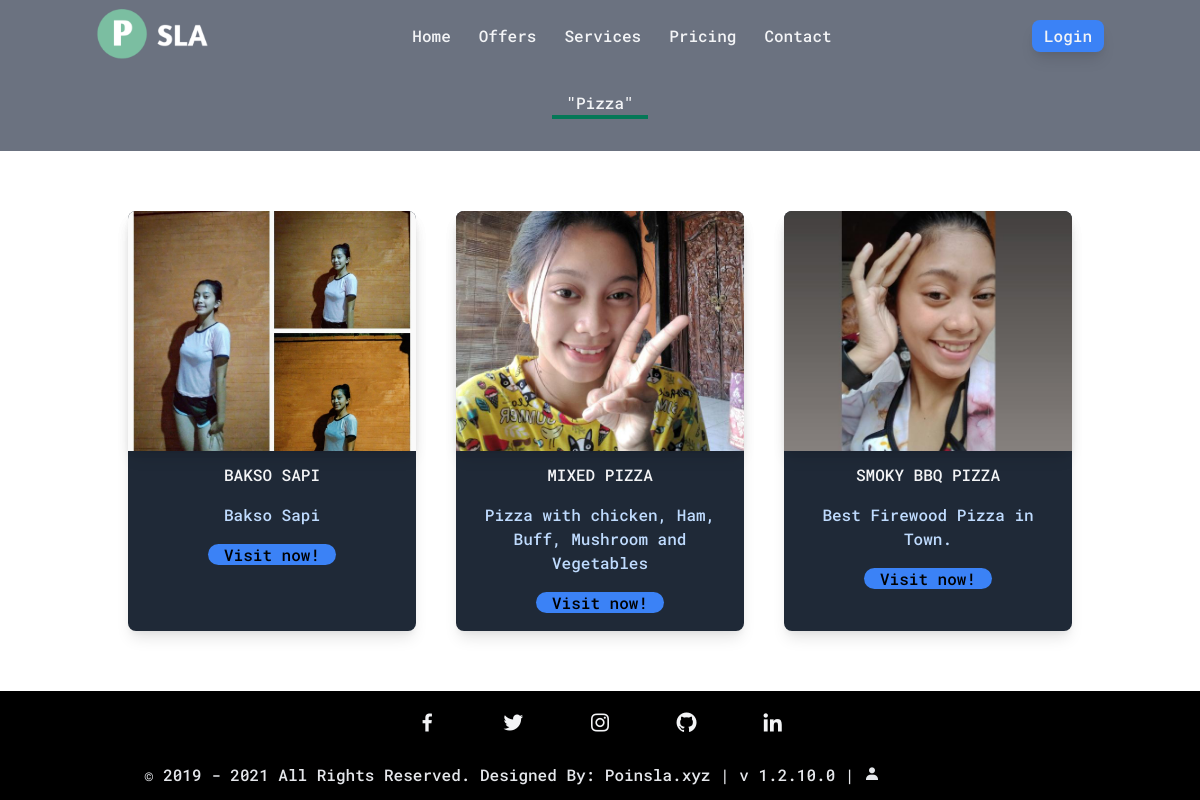
Screenshot of /category-projects.php?category_id=4 with the database file from the repository.
### tables this page shows
CREATE TABLE `tbl_category` (
  `id` int(10) UNSIGNED NOT NULL,
  `title` varchar(100) NOT NULL,
  `image_name` varchar(255) NOT NULL,
  `featured` varchar(10) NOT NULL,
  `active` varchar(10) NOT NULL
);

CREATE TABLE `tbl_food` (
  `id` int(10) UNSIGNED NOT NULL,
  `title` varchar(100) NOT NULL,
  `description` text NOT NULL,
  `price` varchar(255) NOT NULL,
  `image_name` varchar(255) NOT NULL,
  `category_id` int(10) UNSIGNED NOT NULL,
  `featured` varchar(10) NOT NULL,
  `active` varchar(10) NOT NULL
);

### category-projects.php (the view, shortened to what this page needs)
<?php include_once('partials-front/menu.php'); ?>
<?php include_once('partials-front/nav.php'); ?>
<?php
if (isset($_GET['category_id'])) {
    $category_id = $_GET['category_id'];
    $sql = "SELECT title FROM tbl_category WHERE id=$category_id";
    $res = mysqli_query($conn, $sql);
    $row = mysqli_fetch_assoc($res);
    $category_title = $row['title'];
} else {
    header('location:' . SITEURL);
}
?>
<section class="text-center bg-gray-500 py-5">
    <div class="mx-auto">
        <h2>
            <p class="text-gray-100">"<?= $category_title; ?>"</p>
        </h2>
        <div class="flex justify-center">
            <div class="h-1 w-24 mb-3 bg-green-700"></div>
        </div>
    </div>
</section>
<section class="flex justify-center py-10">
    <?php
    $sql2 = "SELECT * FROM tbl_food WHERE category_id=$category_id ORDER BY id DESC";
    $res2 = mysqli_query($conn, $sql2);
    $count2 = mysqli_num_rows($res2);
    if ($count2 > 0) {
        while ($row2 = mysqli_fetch_assoc($res2)) {
            $title = $row2['title'];
            $price = $row2['price'];
            $description = $row2['description'];
            $image_name = $row2['image_name'];
    ?>
            <div class="w-72 m-5 shadow-lg bg-gray-800 rounded-lg">
                <?php
                if ($image_name == "") {
                ?>
                    <a target="blank" href="assets/images/dafault/dafault.jpeg">
                        <div style="background-position: center; background-repeat: no-repeat; background-size: cover; background-image: url('assets/images/dafault/dafault.jpeg');" class="h-60 rounded-lg shadow-lg">
                        </div>
                    </a>
                <?php
                } else {
                ?>
                    <a target="blank" href="<?= SITEURL; ?>images/food/<?= $image_name; ?>">
                        <div style="background-position: center; background-repeat: no-repeat; background-size: cover; background-image: url('<?= SITEURL; ?>images/food/<?= $image_name; ?>');" class="h-60 rounded-t-lg shadow-lg">
                        </div>
                    </a>
                <?php
                }
                ?>
                <div class="px-4 pb-4 text-center">
                    <h5 class="mt-3 uppercase text-gray-100"><?= $title; ?></h5>
                    <p class="text-blue-200 py-4">
                        <?= $description; ?>
                    </p>
                    <a href="<?= $price; ?>" class="bg-blue-500 rounded-full px-4 mt-4">Visit now!</a>
                </div>
            </div>
        <?php
        }
    } else {
        ?>
        <div class='alert alert-danger'>Food not available.</div>
    <?php
    }
    ?>
</section>
<?php include('partials-front/footer.php'); ?>

### assets/css/styles.css (style rules this page uses)
*, *::before, *::after { box-sizing: border-box; }
:root { -moz-tab-size: 4; -o-tab-size: 4; tab-size: 4; }
html { line-height: 1.15; -webkit-text-size-adjust: 100%; }
body { margin: 0; }
body { font-family: system-ui, -apple-system, 'Segoe UI', Roboto, Helvetica, Arial, sans-serif, 'Apple Color Emoji', 'Segoe UI Emoji'; }
blockquote, dl, dd, h1, h2, h3, h4, h5, h6, hr, figure, p, pre { margin: 0; }
html { font-family: ui-sans-serif, system-ui, -apple-system, BlinkMacSystemFont, "Segoe UI", Roboto, "Helvetica Neue", Arial, "Noto Sans", sans-serif, "Apple Color Emoji", "Segoe UI Emoji", "Segoe UI Symbol", "Noto Color Emoji"; line-height: 1.5; }
body { font-family: inherit; line-height: inherit; }
h1, h2, h3, h4, h5, h6 { font-size: inherit; font-weight: inherit; }
a { color: inherit; text-decoration: inherit; }
* { --tw-shadow: 0 0 #0000; --tw-ring-inset: var(--tw-empty, ); --tw-ring-offset-width: 0px; --tw-ring-offset-color: #fff; --tw-ring-color: rgba(59, 130, 246, 0.5); --tw-ring-offset-shadow: 0 0 #0000; --tw-ring-shadow: 0 0 #0000; }
.m-5 { margin: 1.25rem; }
.mx-auto { margin-left: auto; margin-right: auto; }
.mb-3 { margin-bottom: 0.75rem; }
.mt-3 { margin-top: 0.75rem; }
.mt-4 { margin-top: 1rem; }
.flex { display: flex; }
.h-1 { height: 0.25rem; }
.h-60 { height: 15rem; }
.w-24 { width: 6rem; }
.w-72 { width: 18rem; }
.justify-center { justify-content: center; }
.rounded-lg { border-radius: 0.5rem; }
.rounded-full { border-radius: 9999px; }
.rounded-t-lg { border-top-left-radius: 0.5rem; border-top-right-radius: 0.5rem; }
.bg-green-700 { --tw-bg-opacity: 1; background-color: rgba(4, 120, 87, var(--tw-bg-opacity)); }
.bg-blue-500 { --tw-bg-opacity: 1; background-color: rgba(59, 130, 246, var(--tw-bg-opacity)); }
.bg-gray-500 { --tw-bg-opacity: 1; background-color: rgba(107, 114, 128, var(--tw-bg-opacity)); }
.bg-gray-800 { --tw-bg-opacity: 1; background-color: rgba(31, 41, 55, var(--tw-bg-opacity)); }
.py-5 { padding-top: 1.25rem; padding-bottom: 1.25rem; }
.px-4 { padding-left: 1rem; padding-right: 1rem; }
.py-10 { padding-top: 2.5rem; padding-bottom: 2.5rem; }
.py-4 { padding-top: 1rem; padding-bottom: 1rem; }
.pb-4 { padding-bottom: 1rem; }
.text-center { text-align: center; }
.uppercase { text-transform: uppercase; }
.text-gray-100 { --tw-text-opacity: 1; color: rgba(243, 244, 246, var(--tw-text-opacity)); }
.text-blue-200 { --tw-text-opacity: 1; color: rgba(191, 219, 254, var(--tw-text-opacity)); }
.shadow-lg { --tw-shadow: 0 10px 15px -3px rgba(0, 0, 0, 0.1), 0 4px 6px -2px rgba(0, 0, 0, 0.05); box-shadow: var(--tw-ring-offset-shadow, 0 0 #0000), var(--tw-ring-shadow, 0 0 #0000), var(--tw-shadow); }

### assets/css/main-front.css (style rules this page uses)
* { font-family: 'Roboto Mono', sans-serif; font-weight: 500; }
html, body, div, span, applet, object, iframe, h1, h2, h3, h4, h5, h6, p, blockquote, div pre, a, abbr, acronym, address, big, cite, code, del, dfn, em, font, img, ins, kbd, q, s, samp, small, strike, strong, sub, sup, tt, var, b, u, i, center, dl, dt, dd, ol, ul, li, figure, header, nav, section, article, aside, footer, figcaption { margin: 0; padding: 0; border: 0; outline: 0; text-decoration: none; }

### rows the page displays
tbl_category: title "Pizza"
tbl_food: image_name (picture), title "BAKSO SAPI", description "Bakso Sapi"
tbl_food: image_name (picture), title "MIXED PIZZA", description "Pizza with chicken, Ham, Buff, Mushroom and Vegetables"
tbl_food: image_name (picture), title "SMOKY BBQ PIZZA", description "Best Firewood Pizza in Town."
